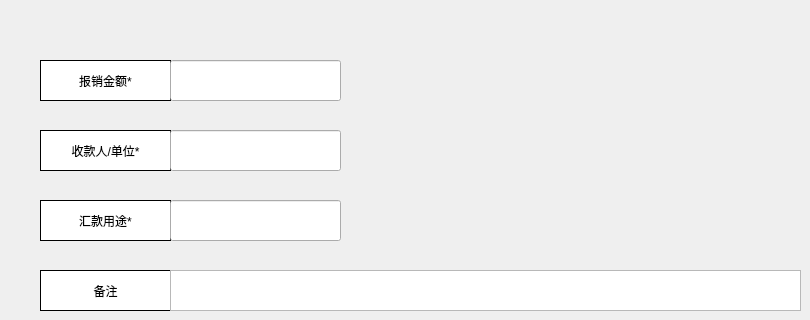
   <widget class="QWidget" name="page_3">
    <widget class="QLabel" name="label_41">
     <property name="geometry">
      <rect>
       <x>40</x>
       <y>270</y>
       <width>131</width>
       <height>41</height>
      </rect>
     </property>
     <property name="styleSheet">
      <string notr="true">background-color: rgb(255, 255, 255);
border-color: rgb(186, 189, 182);</string>
     </property>
     <property name="frameShape">
      <enum>QFrame::Box</enum>
     </property>
     <property name="text">
      <string>备注</string>
     </property>
     <property name="alignment">
      <set>Qt::AlignCenter</set>
     </property>
    </widget>
    <widget class="QWidget" name="widget_20" native="true">
     <property name="geometry">
      <rect>
       <x>40</x>
       <y>200</y>
       <width>331</width>
       <height>51</height>
      </rect>
     </property>
     <widget class="QLabel" name="label_42">
      <property name="geometry">
       <rect>
        <x>0</x>
        <y>0</y>
        <width>131</width>
        <height>41</height>
       </rect>
      </property>
      <property name="styleSheet">
       <string notr="true">background-color: rgb(255, 255, 255);
border-color: rgb(186, 189, 182);</string>
      </property>
      <property name="frameShape">
       <enum>QFrame::Box</enum>
      </property>
      <property name="text">
       <string>汇款用途*</string>
      </property>
      <property name="alignment">
       <set>Qt::AlignCenter</set>
      </property>
     </widget>
     <widget class="QLineEdit" name="cashUsage">
      <property name="geometry">
       <rect>
        <x>130</x>
        <y>0</y>
        <width>171</width>
        <height>41</height>
       </rect>
      </property>
      <property name="sizePolicy">
       <sizepolicy hsizetype="Fixed" vsizetype="Fixed">
        <horstretch>0</horstretch>
        <verstretch>0</verstretch>
       </sizepolicy>
      </property>
      <property name="minimumSize">
       <size>
        <width>171</width>
        <height>41</height>
       </size>
      </property>
      <property name="maximumSize">
       <size>
        <width>171</width>
        <height>41</height>
       </size>
      </property>
     </widget>
    </widget>
    <widget class="QWidget" name="widget_21" native="true">
     <property name="geometry">
      <rect>
       <x>40</x>
       <y>60</y>
       <width>331</width>
       <height>51</height>
      </rect>
     </property>
     <widget class="QLabel" name="label_43">
      <property name="geometry">
       <rect>
        <x>0</x>
        <y>0</y>
        <width>131</width>
        <height>41</height>
       </rect>
      </property>
      <property name="styleSheet">
       <string notr="true">background-color: rgb(255, 255, 255);
border-color: rgb(186, 189, 182);</string>
      </property>
      <property name="frameShape">
       <enum>QFrame::Box</enum>
      </property>
      <property name="text">
       <string>报销金额*</string>
      </property>
      <property name="alignment">
       <set>Qt::AlignCenter</set>
      </property>
     </widget>
     <widget class="QLineEdit" name="cashAccount">
      <property name="geometry">
       <rect>
        <x>130</x>
        <y>0</y>
        <width>171</width>
        <height>41</height>
       </rect>
      </property>
      <property name="sizePolicy">
       <sizepolicy hsizetype="Fixed" vsizetype="Fixed">
        <horstretch>0</horstretch>
        <verstretch>0</verstretch>
       </sizepolicy>
      </property>
      <property name="minimumSize">
       <size>
        <width>171</width>
        <height>41</height>
       </size>
      </property>
      <property name="maximumSize">
       <size>
        <width>171</width>
        <height>41</height>
       </size>
      </property>
     </widget>
    </widget>
    <widget class="QWidget" name="widget_22" native="true">
     <property name="geometry">
      <rect>
       <x>40</x>
       <y>130</y>
       <width>331</width>
       <height>51</height>
      </rect>
     </property>
     <widget class="QLabel" name="label_44">
      <property name="geometry">
       <rect>
        <x>0</x>
        <y>0</y>
        <width>131</width>
        <height>41</height>
       </rect>
      </property>
      <property name="styleSheet">
       <string notr="true">background-color: rgb(255, 255, 255);
border-color: rgb(186, 189, 182);</string>
      </property>
      <property name="frameShape">
       <enum>QFrame::Box</enum>
      </property>
      <property name="text">
       <string>收款人/单位*</string>
      </property>
      <property name="alignment">
       <set>Qt::AlignCenter</set>
      </property>
     </widget>
     <widget class="QLineEdit" name="cashPayee">
      <property name="geometry">
       <rect>
        <x>130</x>
        <y>0</y>
        <width>171</width>
        <height>41</height>
       </rect>
      </property>
      <property name="sizePolicy">
       <sizepolicy hsizetype="Fixed" vsizetype="Fixed">
        <horstretch>0</horstretch>
        <verstretch>0</verstretch>
       </sizepolicy>
      </property>
      <property name="minimumSize">
       <size>
        <width>171</width>
        <height>41</height>
       </size>
      </property>
      <property name="maximumSize">
       <size>
        <width>171</width>
        <height>41</height>
       </size>
      </property>
     </widget>
    </widget>
    <widget class="QTextEdit" name="cashRemark">
     <property name="geometry">
      <rect>
       <x>170</x>
       <y>270</y>
       <width>631</width>
       <height>41</height>
      </rect>
     </property>
    </widget>
   </widget>
